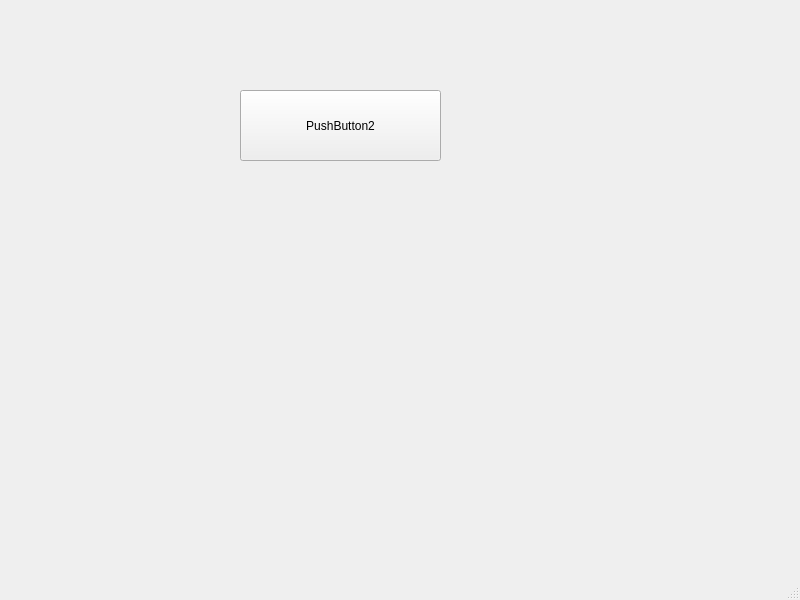
<?xml version="1.0" encoding="UTF-8"?>
<ui version="4.0">
 <class>MainWindow</class>
 <widget class="QMainWindow" name="MainWindow">
  <property name="geometry">
   <rect>
    <x>0</x>
    <y>0</y>
    <width>800</width>
    <height>600</height>
   </rect>
  </property>
  <property name="windowTitle">
   <string>MainWindow</string>
  </property>
  <widget class="QWidget" name="centralwidget">
   <widget class="QStackedWidget" name="stackedWidget">
    <property name="geometry">
     <rect>
      <x>100</x>
      <y>30</y>
      <width>491</width>
      <height>181</height>
     </rect>
    </property>
    <property name="autoFillBackground">
     <bool>false</bool>
    </property>
    <property name="currentIndex">
     <number>1</number>
    </property>
    <widget class="QWidget" name="page">
     <widget class="QPushButton" name="pushButton">
      <property name="geometry">
       <rect>
        <x>60</x>
        <y>40</y>
        <width>141</width>
        <height>81</height>
       </rect>
      </property>
      <property name="text">
       <string>PushButton1</string>
      </property>
     </widget>
    </widget>
    <widget class="QWidget" name="page_2">
     <widget class="QPushButton" name="pushButton_2">
      <property name="geometry">
       <rect>
        <x>140</x>
        <y>60</y>
        <width>201</width>
        <height>71</height>
       </rect>
      </property>
      <property name="text">
       <string>PushButton2</string>
      </property>
     </widget>
    </widget>
   </widget>
  </widget>
  <widget class="QMenuBar" name="menubar">
   <property name="geometry">
    <rect>
     <x>0</x>
     <y>0</y>
     <width>800</width>
     <height>37</height>
    </rect>
   </property>
  </widget>
  <widget class="QStatusBar" name="statusbar"/>
 </widget>
 <resources/>
 <connections/>
</ui>
